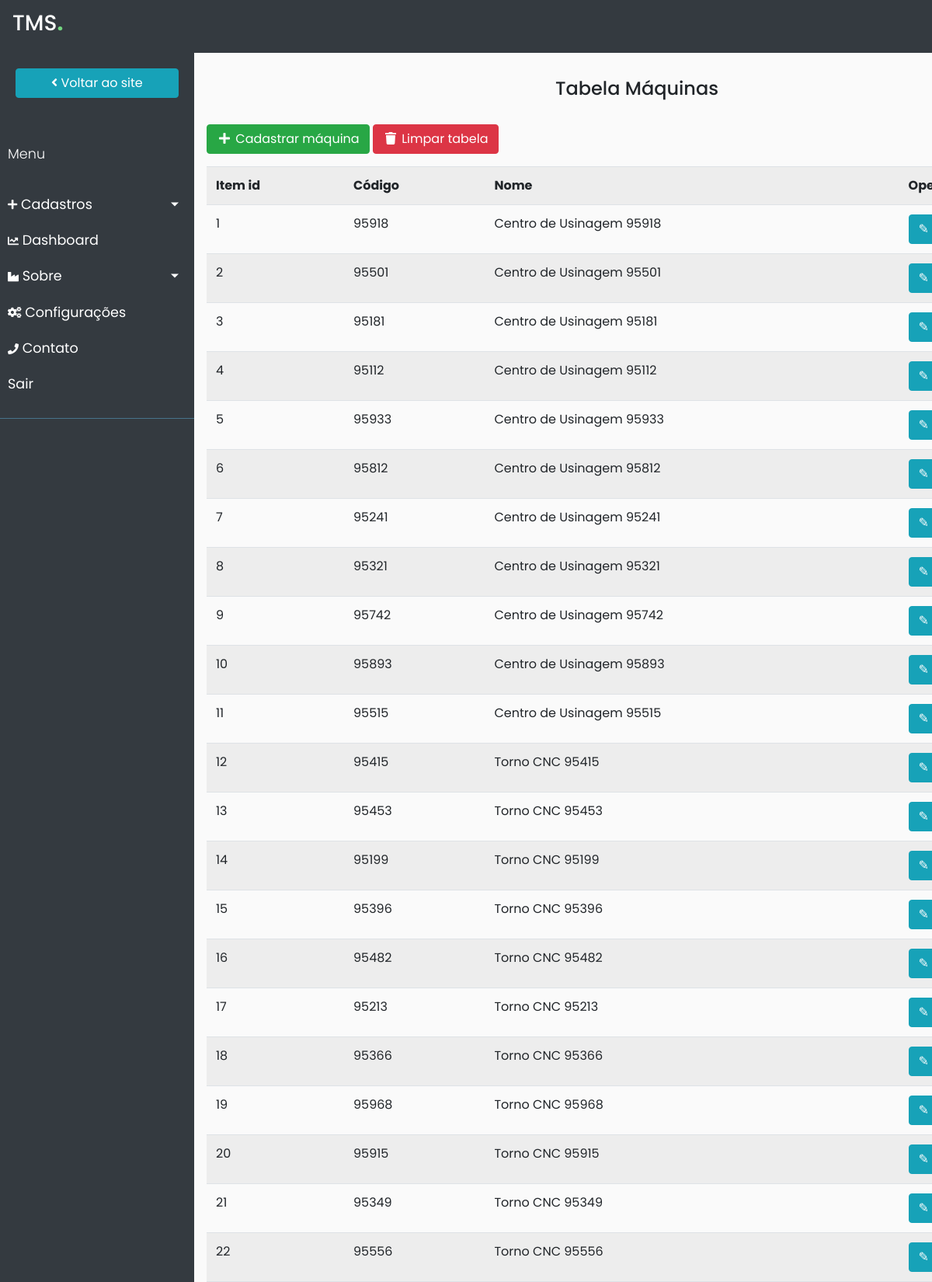
The app's page /admin/maquinas (signed in, upper part) with its own data.
### app/db_models.py (models this page shows, shortened)
class Maquina(db.Model):
	__tablename__ = "maquinas"
	id = db.Column(db.Integer, primary_key=True)
	code = db.Column(db.String(100), nullable=False)
	name = db.Column(db.String(100), nullable=False)
	image = db.Column(db.String(250), nullable=True)
	details = db.Column(db.String(250), nullable=True)
	data_aquisicao = db.Column(db.DateTime, default=datetime.datetime.utcnow)
	cone = db.Column(db.String(20), nullable=True)
	velocidade = db.Column(db.String(20), nullable=True)
	avanco_rapido = db.Column(db.String(20), nullable=True)
	mesa = db.Column(db.String(20), nullable=True)
	luneta = db.Column(db.String(20), nullable=True)
	potencia = db.Column(db.String(10), nullable=True)
	capacidade_magazine = db.Column(db.String(10), nullable=True)
	category_id = db.Column(db.Integer, db.ForeignKey('categorias.id'),
        nullable=True)
	dispositivos = db.relationship('Dispositivo', secondary=maq_disp, lazy='subquery',
        backref=db.backref('maquinas', lazy=True))
	itens = db.relationship('Item', secondary=maq_item, lazy='subquery',
        backref=db.backref('maquinas', lazy=True))
	ferramentas = db.relationship('Ferramenta', secondary=maq_ferr, lazy='subquery',
		backref=db.backref('maquinas', lazy=True))

### app/funcs.py (the view)
	def wrapper(*args, **kwargs):
		if current_user.is_authenticated and current_user.admin == 1:
			return func(*args, **kwargs)
		else:
			return "Você não está autorizado a acessar esta URL."

### app/__init__.py (called while the page is built)
@app.context_processor
def inject_now():
	return {'now': datetime.utcnow()}

@login_manager.user_loader
def load_user(user_id):
	return User.query.get(user_id)

### app/admin/routes.py (called while the page is built)
@admin.route('/maquinas')
@admin_only
def maquinas():
    maquinas = Maquina.query.all()
    return render_template("admin/maquinas.html", maquinas=maquinas)

### app/funcs.py (called while the page is built)
def admin_only(func):
	def wrapper(*args, **kwargs):
		if current_user.is_authenticated and current_user.admin == 1:
			return func(*args, **kwargs)
		else:
			return "Você não está autorizado a acessar esta URL."
	wrapper.__name__ = func.__name__
	return wrapper

### app/admin/templates/admin/maquinas.html (shortened to what this page needs)
{% extends "admin/base.html" %}
{% block content %}
    {% if not maquinas %}
		<div class="container mg-3 p-3">
			<a href="{{ url_for('admin.addmaq') }}" class="btn btn-success">
				<i class="fas fa-plus fa-fw"></i>
				Cadastrar máquina
			</a>
			<a href="{{ url_for('admin.cleartable',type='maquinas') }}" class="btn btn-danger">
				<i class="fas fa-trash fa-fw"></i>
				Limpar tabela
			</a>
		</div>
		<div class="flash-error">Não há máquinas cadastradas.</div>
	{% else %}
	<div class="container mg-3 p-3">
		<h4 class="text-center p-3">Tabela Máquinas</h4>
			<a href="{{ url_for('admin.addmaq') }}" class="btn btn-success mt-2">
				<i class="fas fa-plus fa-fw"></i>
				Cadastrar máquina
			</a>
			<a href="{{ url_for('admin.cleartable',type='maquinas') }}" class="btn btn-danger mt-2">
				<i class="fas fa-trash fa-fw"></i>
				Limpar tabela
			</a>
		<div class="mt-3">
			<table class="table table-striped tabela-responsiva" style="width: 95vw;">
				<tr>
					<th>Item id</th>
					<th>Código</th>
					<th>Nome</th>
					<th>Operações</th>
				</tr>
			{% for maquina in maquinas %}
				<tr>
					<td>{{ maquina.id }}</td>
					<td>{{ maquina.code }}</td>
					<td>{{ maquina.name }}</td>
					<td>
						<a class="btn btn-info" href="{{ url_for('admin.edit', type='maquina', id=maquina.id) }}">&#9998;</a>
					</td>
				</tr>
			{% endfor %}
			</table>
		</div>
	</div>
	{% endif %}
{% endblock %}

### app/admin/static/styles.css (style rules this page uses)
body { max-width: 100%; }

### app/admin/static/sidebar.css (style rules this page uses)
body { font-family: 'Poppins', sans-serif; background: #fafafa; }
a, a:hover, a:focus { color: inherit; text-decoration: none; transition: all 0.3s; }

### records on screen
Maquina: id "1", code "95918", name "Centro de Usinagem 95918"
Maquina: id "2", code "95501", name "Centro de Usinagem 95501"
Maquina: id "3", code "95181", name "Centro de Usinagem 95181"
Maquina: id "4", code "95112", name "Centro de Usinagem 95112"
Maquina: id "5", code "95933", name "Centro de Usinagem 95933"
Maquina: id "6", code "95812", name "Centro de Usinagem 95812"
Maquina: id "7", code "95241", name "Centro de Usinagem 95241"
Maquina: id "8", code "95321", name "Centro de Usinagem 95321"
Maquina: id "9", code "95742", name "Centro de Usinagem 95742"
Maquina: id "10", code "95893", name "Centro de Usinagem 95893"
Maquina: id "11", code "95515", name "Centro de Usinagem 95515"
Maquina: id "12", code "95415", name "Torno CNC 95415"
Maquina: id "13", code "95453", name "Torno CNC 95453"
Maquina: id "14", code "95199", name "Torno CNC 95199"
Maquina: id "15", code "95396", name "Torno CNC 95396"
Maquina: id "16", code "95482", name "Torno CNC 95482"
Maquina: id "17", code "95213", name "Torno CNC 95213"
Maquina: id "18", code "95366", name "Torno CNC 95366"
Maquina: id "19", code "95968", name "Torno CNC 95968"
Maquina: id "20", code "95915", name "Torno CNC 95915"
Maquina: id "21", code "95349", name "Torno CNC 95349"
Maquina: id "22", code "95556", name "Torno CNC 95556"
